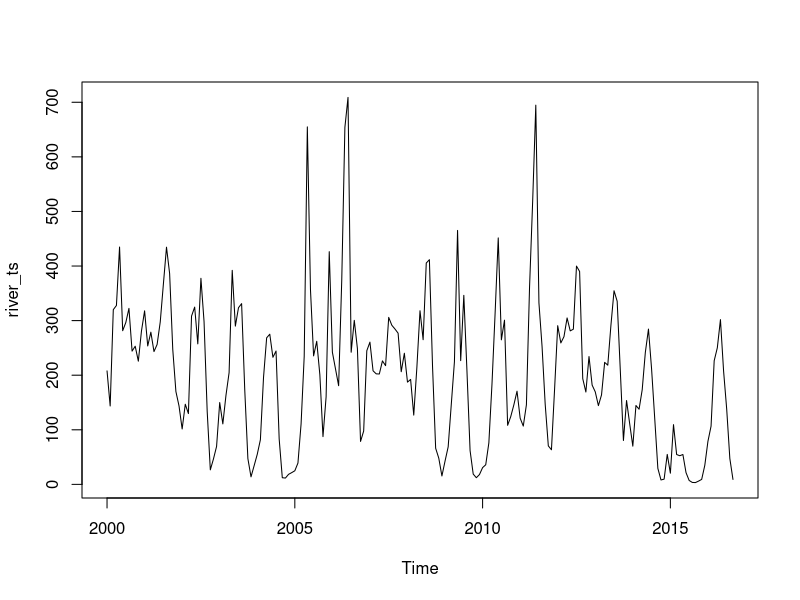
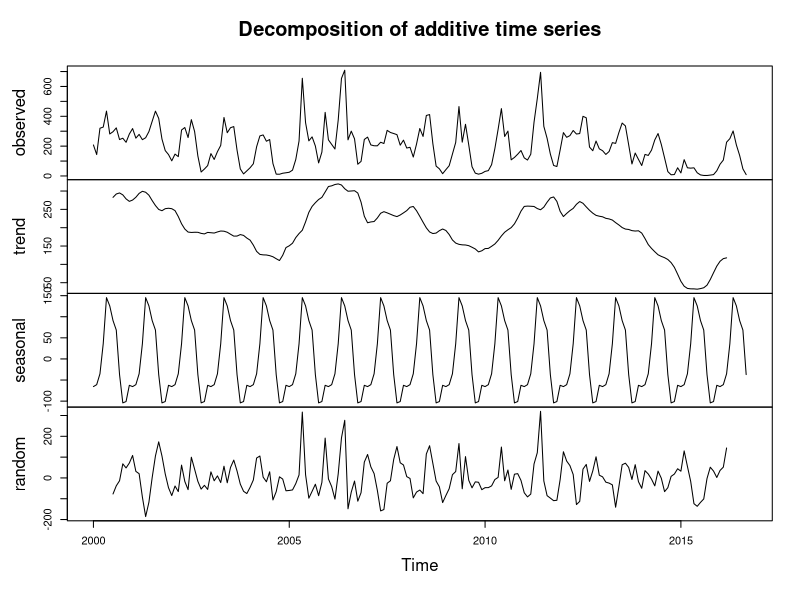
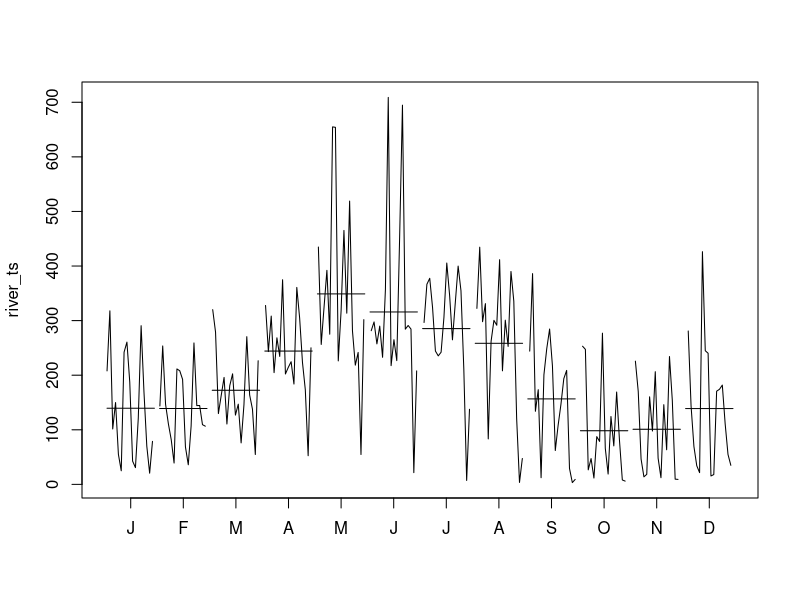
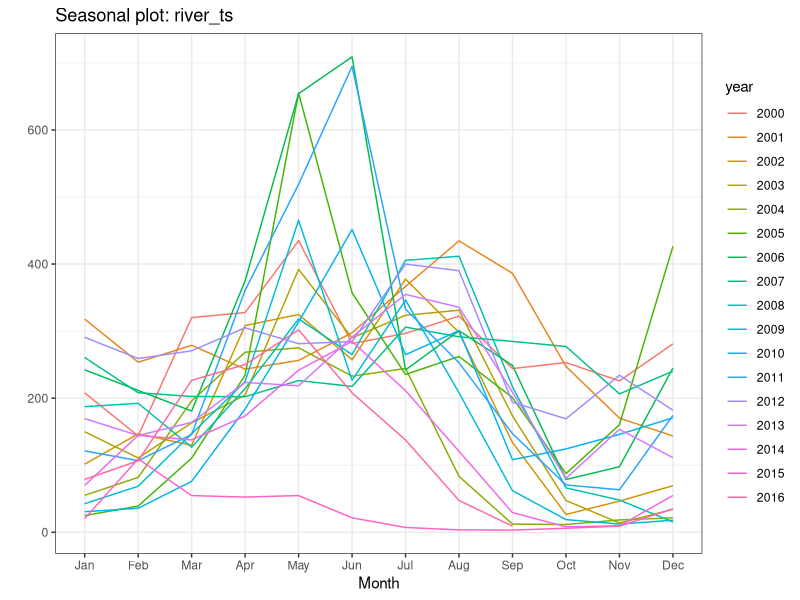
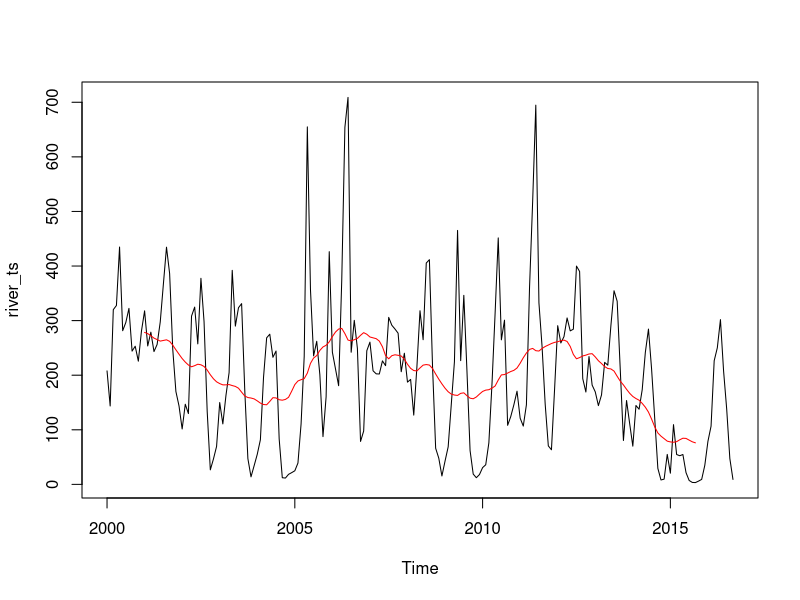
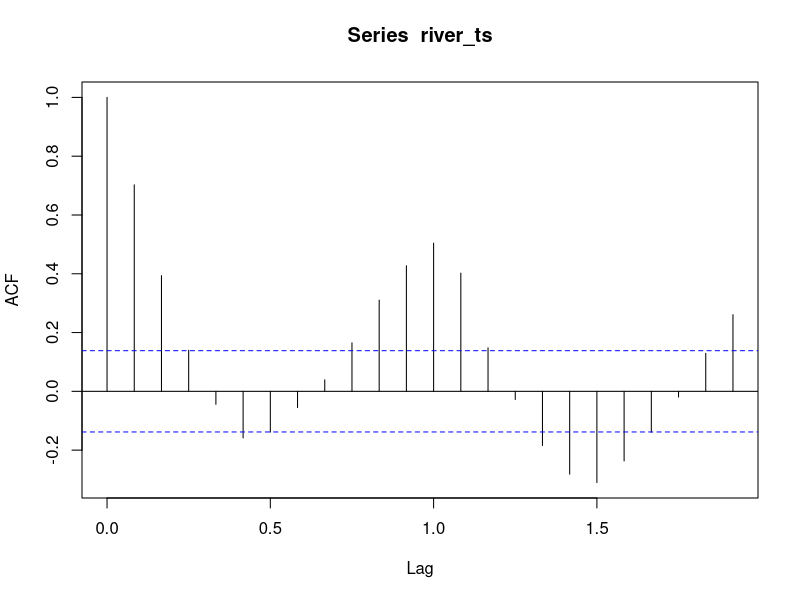
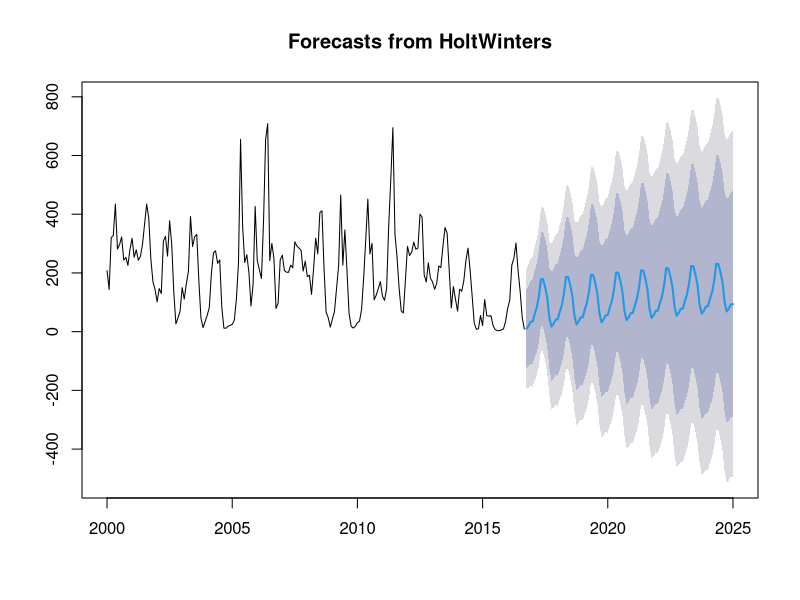
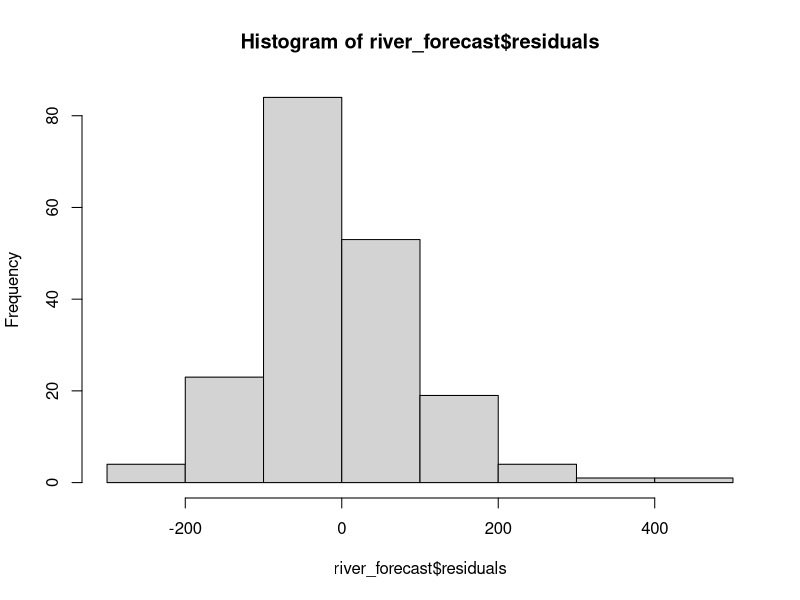

Reproduce these figures in R, in order.
## ---- chunk 1
knitr::opts_chunk$set(echo = TRUE)
## ---- chunk 2

library(tidyverse)
library(tseries)
library(forecast)

river <- read_csv("truckee_flow.csv")
## ---- chunk 3

river_ts <- ts(river$flow, frequency = 12, start = c(2000, 1))
plot(river_ts)

#Looks seasonal, with some spikes certain years after big winters.

## ---- chunk 4

river_dc <- decompose(river_ts)
plot(river_dc)
monthplot(river_ts)
ggseasonplot(river_ts) +
  theme_bw()

#Trend shows 'persistence' perhaps. Definetely seasonal.
#monthplot shows shows biggest flows in May and June. Currently we are at a low point, though some recovery from last year's rains.
## ---- chunk 5

sma_river <- ma(river_ts, order = 24) #changing the number will adjust the moving average
plot(river_ts)
lines(sma_river, col = "red")

acf(river_ts)

#Clear oscillating pattern, though the magnitude changes. 
## ---- chunk 6

adf_river <- adf.test(river_ts)

adf_river
## ---- chunk 7

river_hw <- HoltWinters(river_ts) #This does not make a forecast on its own...
river_forecast <- forecast(river_hw, h = 100) #whatever you put into it, it recognizes the model type

plot(river_forecast)

hist(river_forecast$residuals)
## ---- chunk 8

river_pdq <- auto.arima(river_ts)

river_arima <- arima(river_ts, order = c(1,0,2), seasonal = list(order = c(0,1,1)))

par(mfrow = c(1,2))
hist(river_arima$residuals)
qqnorm(river_arima$residuals)
## ---- chunk 9

forecast_river <- forecast(river_arima, h = 60
                           )
plot(forecast_river)

